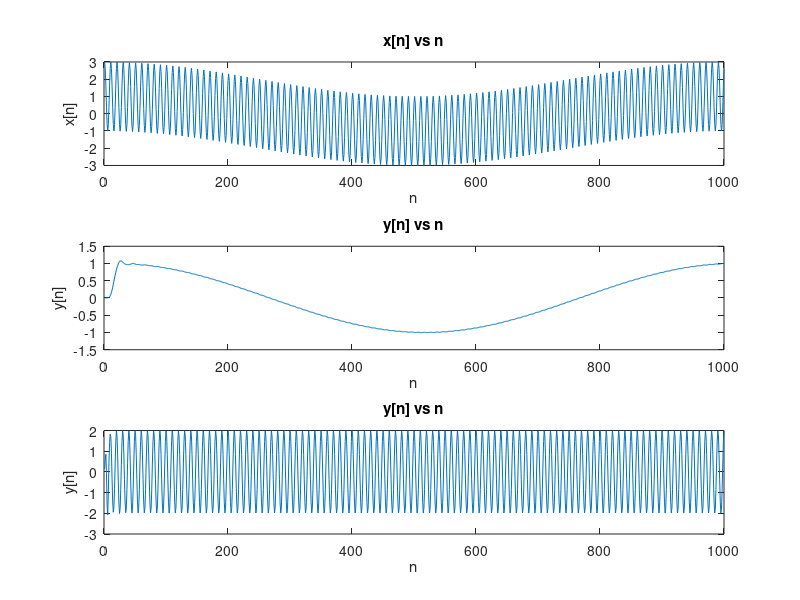

The MATLAB script that drew this image:
%Question 2(a)
Ts=0.001;f1=100;n=1:1000;
x=cos(2*pi*(n-1)*Ts)+2*cos(2*pi*f1*(n-1)*Ts);
figure;
subplot(3,1,1);
plot(n,x);
xlabel('n');
ylabel('x[n]');
title('x[n] vs n');
%Question 2(b)
lowpass=8; fc=0.1;
[b,a]=butter(lowpass,fc);
y=filter(b,a,x);
subplot(3,1,2);
plot(n,y);
xlabel('n');
ylabel('y[n]');
title('y[n] vs n');
%question 2(c)
l=0.1;h=0.5;lowpass=4;
[b,a]=butter(lowpass,[l,h],'bandpass');
y=filter(b,a,x);
subplot(3,1,3);
plot(n,y);
xlabel('n');
ylabel('y[n]');
title('y[n] vs n');
